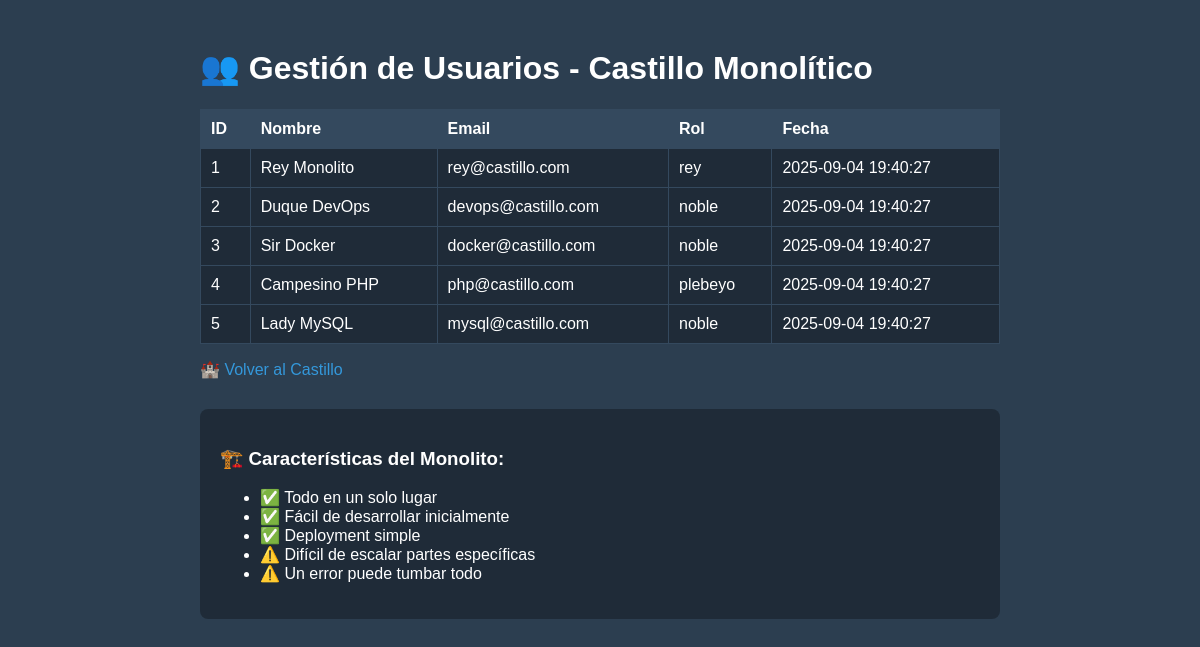
The app's page /usuarios.php with its own data.
### tables this page shows
CREATE TABLE usuarios (
    id INT AUTO_INCREMENT PRIMARY KEY,
    nombre VARCHAR(100) NOT NULL,
    email VARCHAR(100) UNIQUE NOT NULL,
    rol ENUM('rey', 'noble', 'plebeyo') DEFAULT 'plebeyo',
    created_at DATETIME DEFAULT CURRENT_TIMESTAMP
);

### www/usuarios.php (the view, shortened to what this page needs)
<?php
$host = getenv('MYSQL_HOST') ?: 'mysql';
$db = getenv('MYSQL_DATABASE') ?: 'mi_castillo';
$user = getenv('MYSQL_USER') ?: 'rey';
$pass = getenv('MYSQL_PASSWORD') ?: 'password_secreto';
try {
    $pdo = new PDO("mysql:host=$host;dbname=$db", $user, $pass);
    $pdo->setAttribute(PDO::ATTR_ERRMODE, PDO::ERRMODE_EXCEPTION);
    $stmt = $pdo->query("SELECT * FROM usuarios ORDER BY created_at DESC");
    $usuarios = $stmt->fetchAll();
} catch(PDOException $e) {
    $usuarios = [];
    $error = $e->getMessage();
}
?>
<!DOCTYPE html>
<html>
<head>
</head>
<body>
    <div class="container">
        <h1>👥 Gestión de Usuarios - Castillo Monolítico</h1>
        <table>
            <tr>
                <th>ID</th>
                <th>Nombre</th>
                <th>Email</th>
                <th>Rol</th>
                <th>Fecha</th>
            </tr>
            <?php foreach ($usuarios as $usuario): ?>
            <tr>
                <td><?= $usuario['id'] ?></td>
                <td><?= $usuario['nombre'] ?></td>
                <td><?= $usuario['email'] ?></td>
                <td><?= $usuario['rol'] ?></td>
                <td><?= $usuario['created_at'] ?></td>
            </tr>
            <?php endforeach; ?>
        </table>
        <p><a href="/" class="back">🏰 Volver al Castillo</a></p>
        <div style="margin-top: 30px; padding: 20px; background: rgba(0,0,0,0.3); border-radius: 8px;">
            <h3>🏗️ Características del Monolito:</h3>
            <ul>
                <li>✅ Todo en un solo lugar</li>
                <li>✅ Fácil de desarrollar inicialmente</li>
                <li>✅ Deployment simple</li>
                <li>⚠️ Difícil de escalar partes específicas</li>
                <li>⚠️ Un error puede tumbar todo</li>
            </ul>
        </div>
    </div>
</body>
</html>

### www/usuarios.php (style rules this page uses)
body { font-family: Arial; background: #2C3E50; color: white; padding: 20px; }
.container { max-width: 800px; margin: 0 auto; }
table { width: 100%; border-collapse: collapse; background: rgba(0,0,0,0.3); }
th, td { padding: 10px; border: 1px solid #34495E; text-align: left; }
th { background: #34495E; }
.back { color: #3498DB; text-decoration: none; }

### records on screen
usuarios: id "1", nombre "Rey Monolito", email "rey@castillo.com", rol "rey", created_at "2025-09-04 19:40:27"
usuarios: id "2", nombre "Duque DevOps", email "devops@castillo.com", rol "noble", created_at "2025-09-04 19:40:27"
usuarios: id "3", nombre "Sir Docker", email "docker@castillo.com", rol "noble", created_at "2025-09-04 19:40:27"
usuarios: id "4", nombre "Campesino PHP", email "php@castillo.com", rol "plebeyo", created_at "2025-09-04 19:40:27"
usuarios: id "5", nombre "Lady MySQL", email "mysql@castillo.com", rol "noble", created_at "2025-09-04 19:40:27"
